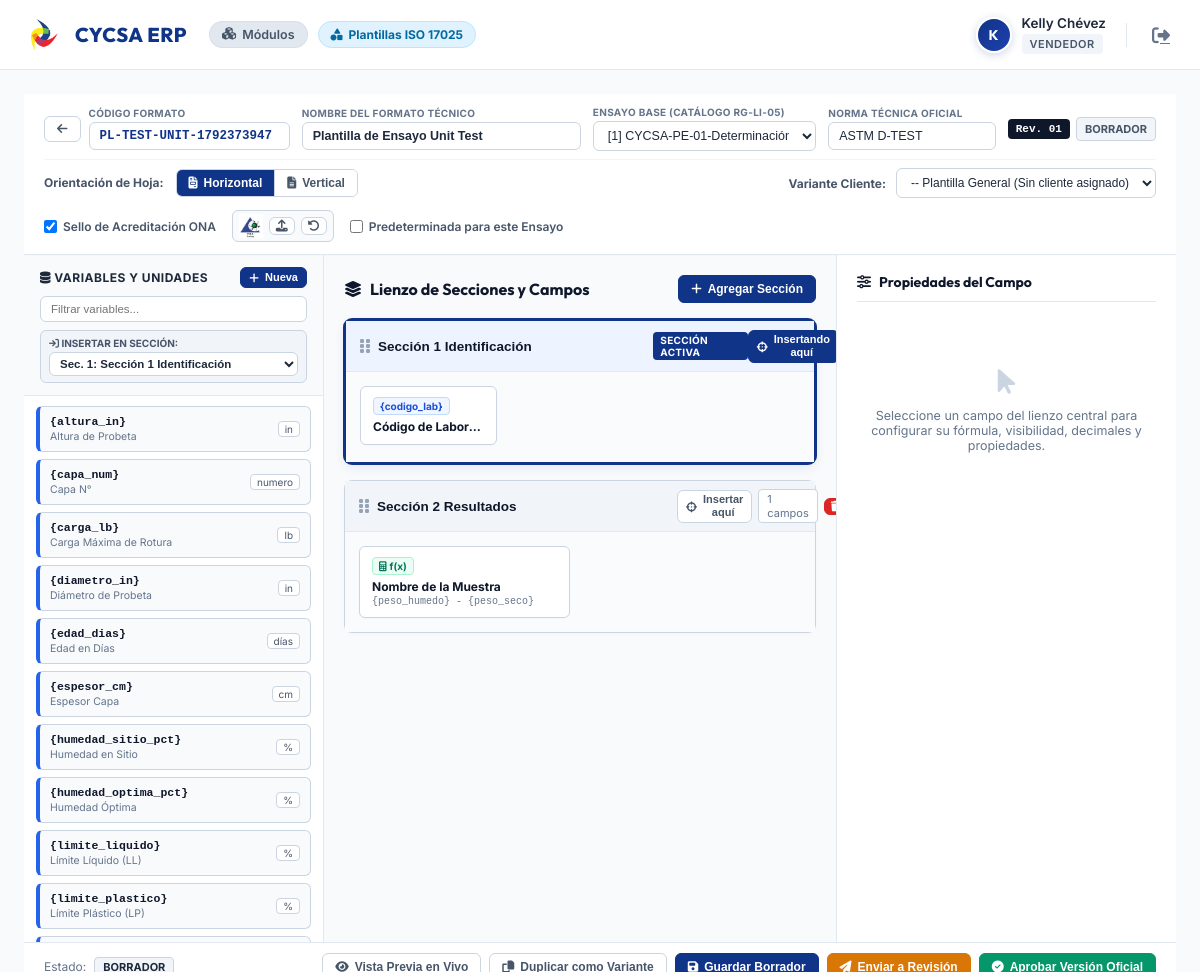
/publico/plantillas/estudio?id=184 (signed in), run on the app's committed database.
### tables this page shows
CREATE TABLE `plantillas` (
  `id` int(11) NOT NULL AUTO_INCREMENT,
  `codigo` varchar(80) NOT NULL,
  `nombre` varchar(200) NOT NULL,
  `ensayo_id` int(11) NOT NULL,
  `norma` varchar(150) NOT NULL,
  `procedimiento_interno` varchar(150) DEFAULT NULL,
  `orientacion` enum('vertical','horizontal') DEFAULT 'horizontal',
  `fondo_reporte_id` varchar(100) DEFAULT 'hoja_membretada_horizontal.jpg',
  `incluir_logo_cycsa` tinyint(1) DEFAULT 1,
  `incluir_sello_acreditacion` tinyint(1) DEFAULT 1,
  `sello_acreditacion_url` varchar(255) DEFAULT 'publico/img/sello_acreditacion_default.jpeg',
  `cliente_id` int(11) DEFAULT NULL,
  `plantilla_padre_id` int(11) DEFAULT NULL,
  `estado` enum('borrador','en_revision','aprobada','obsoleta') DEFAULT 'borrador',
  `version_actual` varchar(20) DEFAULT 'Rev. 01',
  `es_por_defecto` tinyint(1) DEFAULT 0,
  `creado_por` int(11) NOT NULL,
  `aprobado_por` int(11) DEFAULT NULL,
  `fecha_aprobacion` datetime DEFAULT NULL,
  `notas_version` text DEFAULT NULL,
  `created_at` timestamp NOT NULL DEFAULT current_timestamp(),
  `updated_at` timestamp NOT NULL DEFAULT current_timestamp() ON UPDATE current_timestamp(),
  PRIMARY KEY (`id`),
  KEY `fk_plt_ensayo` (`ensayo_id`),
  KEY `fk_plt_cliente` (`cliente_id`),
  KEY `fk_plt_padre` (`plantilla_padre_id`),
  KEY `fk_plt_creador` (`creado_por`),
  KEY `fk_plt_aprobador` (`aprobado_por`),
  CONSTRAINT `fk_plt_aprobador` FOREIGN KEY (`aprobado_por`) REFERENCES `usuarios` (`id`),
  CONSTRAINT `fk_plt_cliente` FOREIGN KEY (`cliente_id`) REFERENCES `clientes` (`id`) ON DELETE CASCADE,
  CONSTRAINT `fk_plt_creador` FOREIGN KEY (`creado_por`) REFERENCES `usuarios` (`id`),
  CONSTRAINT `fk_plt_ensayo` FOREIGN KEY (`ensayo_id`) REFERENCES `productos` (`id`),
  CONSTRAINT `fk_plt_padre` FOREIGN KEY (`plantilla_padre_id`) REFERENCES `plantillas` (`id`) ON DELETE SET NULL
);

CREATE TABLE `variables` (
  `id` int(11) NOT NULL AUTO_INCREMENT,
  `codigo` varchar(60) NOT NULL,
  `etiqueta` varchar(150) NOT NULL,
  `tipo` enum('numero','texto','fecha','lista','calculado','tabla') NOT NULL DEFAULT 'numero',
  `unidad_id` int(11) DEFAULT NULL,
  `decimales` tinyint(4) DEFAULT 2,
  `minimo` decimal(12,4) DEFAULT NULL,
  `maximo` decimal(12,4) DEFAULT NULL,
  `opciones_lista` longtext DEFAULT NULL CHECK (json_valid(`opciones_lista`)),
  `requerido` tinyint(1) DEFAULT 1,
  `activo` tinyint(1) DEFAULT 1,
  `created_at` timestamp NOT NULL DEFAULT current_timestamp(),
  PRIMARY KEY (`id`),
  UNIQUE KEY `codigo` (`codigo`),
  KEY `fk_var_unidad` (`unidad_id`),
  CONSTRAINT `fk_var_unidad` FOREIGN KEY (`unidad_id`) REFERENCES `unidades_medida` (`id`) ON DELETE SET NULL
);

CREATE TABLE `unidades_medida` (
  `id` int(11) NOT NULL AUTO_INCREMENT,
  `nombre` varchar(100) NOT NULL,
  `simbolo` varchar(25) NOT NULL,
  `magnitud` varchar(50) DEFAULT 'General',
  `activo` tinyint(1) DEFAULT 1,
  `created_at` timestamp NOT NULL DEFAULT current_timestamp(),
  PRIMARY KEY (`id`)
);

### app/Modulos/Configuracion/Vistas/plantillas_estudio.php (the view, shortened to what the rows shown need)
<?php
$limpiarUtf8 = static fn($v) => htmlspecialchars((string)($v ?? ''), ENT_QUOTES, 'UTF-8');
$selloUrlActual = !empty($plantilla['sello_acreditacion_url']) ? $plantilla['sello_acreditacion_url'] : 'publico/img/sello_acreditacion_default.jpeg';
$estadoActual = $plantilla['estado'] ?? 'borrador';
?>
<div class="studio-container">
    <div class="studio-topbar">
        <div class="topbar-grid-1">
            <div style="display:flex; align-items:center; gap:8px;">
                <div class="form-group-sm" style="flex:1;">
                    <label>Código Formato</label>
                    <input type="text" id="plt_codigo" class="studio-input" style="font-family:monospace; font-weight:700; color:#103487;" value="<?= $limpiarUtf8($plantilla['codigo'] ?? 'PL-CYCSA-RT-FM-22-NUEVA') ?>" required>
                </div>
            </div>
            <div class="form-group-sm">
                <label>Nombre del Formato Técnico</label>
                <input type="text" id="plt_nombre" class="studio-input" style="font-weight:700;" value="<?= $limpiarUtf8($plantilla['nombre'] ?? '') ?>" placeholder="Ej: Granulometría de Suelos y Límites" required>
            </div>
            <div class="form-group-sm">
                <label>Ensayo Base (Catálogo RG-LI-05)</label>
                <select id="plt_ensayo_id" class="studio-select" required>
                    <?php foreach ($ensayos as $e): ?>
                        <option value="<?= (int)$e['id'] ?>" data-norma="<?= $limpiarUtf8($e['norma_astm'] ?? '') ?>" data-proc="<?= $limpiarUtf8($e['procedimiento_muestreo'] ?? '') ?>" <?= (!empty($plantilla['ensayo_id']) && (int)$plantilla['ensayo_id'] === (int)$e['id']) ? 'selected' : '' ?>>
                            [<?= $limpiarUtf8($e['no_item']) ?>] <?= $limpiarUtf8($e['ensayo_servicio']) ?>
                        </option>
                    <?php endforeach; ?>
                </select>
            </div>
            <div class="form-group-sm">
                <label>Norma Técnica Oficial</label>
                <input type="text" id="plt_norma" class="studio-input" value="<?= $limpiarUtf8($plantilla['norma'] ?? 'ASTM D6913') ?>">
            </div>
            <div style="display:flex; align-items:center; justify-content:flex-end; gap:6px;">
                <span style="font-family:monospace; background:#0f172a; color:#ffffff; padding:4px 8px; border-radius:4px; font-size:11px; font-weight:700;">
                    <?= $limpiarUtf8($plantilla['version_actual'] ?? 'Rev. 01') ?>
                </span>
                <span id="badgeEstado" style="padding:4px 8px; border-radius:4px; font-size:11px; font-weight:700; text-transform:uppercase; <?= ($estadoActual === 'aprobada') ? 'background:#ecfdf5; color:#065f46; border:1px solid #a7f3d0;' : (($estadoActual === 'en_revision') ? 'background:#fffbeb; color:#92400e; border:1px solid #fde68a;' : 'background:#f1f5f9; color:#475569; border:1px solid #cbd5e1;') ?>">
                    <?= strtoupper($estadoActual) ?>
                </span>
            </div>
        </div>
        <div class="topbar-grid-2">
            <div style="display:flex; align-items:center; gap:16px;">
                <label style="display:flex; align-items:center; gap:6px; cursor:pointer; font-weight:600; color:#475569;">
                    <input type="checkbox" id="plt_incluir_sello" <?= (!empty($plantilla['incluir_sello_acreditacion']) || !isset($plantilla['incluir_sello_acreditacion'])) ? 'checked' : '' ?>>
                    Sello de Acreditación ONA
                </label>
                <div style="display:flex; align-items:center; gap:6px; background:#f8fafc; border:1px solid #cbd5e1; padding:3px 6px; border-radius:6px;">
                    <img id="imgSelloPreview" src="/Cycsa/<?= $limpiarUtf8($selloUrlActual) ?>" alt="Sello" style="height:24px; max-width:70px; object-fit:contain;">
                    <button type="button" class="btn-cycsa-sm btn-secondary-corp" style="padding:2px 6px;" onclick="document.getElementById('inputSubirSello').click()" title="Subir otro sello">
                        <i class="fa-solid fa-upload"></i>
                    </button>
                    <button type="button" class="btn-cycsa-sm btn-secondary-corp" style="padding:2px 6px;" onclick="restaurarSelloDefault()" title="Restaurar sello predeterminado">
                        <i class="fa-solid fa-rotate-left"></i>
                    </button>
                </div>
                <label style="display:flex; align-items:center; gap:6px; cursor:pointer; font-weight:600; color:#475569;">
                    <input type="checkbox" id="plt_es_por_defecto" <?= !empty($plantilla['es_por_defecto']) ? 'checked' : '' ?>>
                    Predeterminada para este Ensayo
                </label>
            </div>
        </div>
    </div>
    <div class="studio-content">
        <div class="studio-left">
            <div class="var-list-scroll" id="listaVariables">
                <?php foreach ($variables as $v): ?>
                    <div class="var-pill <?= ($v['tipo'] === 'calculado') ? 'calc' : (($v['tipo'] === 'numero') ? 'num' : 'txt') ?>"
                         data-id="<?= (int)$v['id'] ?>"
                         data-codigo="<?= $limpiarUtf8($v['codigo']) ?>"
                         data-etiqueta="<?= $limpiarUtf8($v['etiqueta']) ?>"
                         data-tipo="<?= $limpiarUtf8($v['tipo']) ?>"
                         data-unidad="<?= $limpiarUtf8($v['unidad_simbolo'] ?? '') ?>"
                         data-decimales="<?= (int)($v['decimales'] ?? 2) ?>"
                         draggable="true"
                         ondragstart="dragVariable(event)"
                         onclick="insertarVariableSeleccionada(<?= (int)$v['id'] ?>, '<?= addslashes($v['codigo']) ?>', '<?= addslashes($v['etiqueta']) ?>', '<?= addslashes($v['unidad_simbolo'] ?? '') ?>')">
                        <div style="overflow:hidden; text-overflow:ellipsis; white-space:nowrap; margin-right:6px;">
                            <strong style="display:block; font-family:monospace; color:#0f172a; font-size:11.5px;">{<?= $limpiarUtf8($v['codigo']) ?>}</strong>
                            <span style="font-size:10.5px; color:#64748b;"><?= $limpiarUtf8($v['etiqueta']) ?></span>
                        </div>
                        <span style="background:#ffffff; border:1px solid #cbd5e1; border-radius:4px; padding:1px 6px; font-size:10px; color:#475569; flex-shrink:0;">
                            <?= $limpiarUtf8($v['unidad_simbolo'] ?: $v['tipo']) ?>
                        </span>
                    </div>
                <?php endforeach; ?>
            </div>
        </div>
        <div class="studio-center" id="lienzoPlantilla">
            <div class="center-topbar">
                <h2><i class="fa-solid fa-layer-group text-primary"></i> Lienzo de Secciones y Campos</h2>
            </div>
        </div>
    </div>
    <div class="studio-bottombar">
        <div style="display:flex; align-items:center; gap:8px;">
            <span style="font-size:12px; color:#64748b;">Estado:</span>
            <span style="background:#f1f5f9; border:1px solid #cbd5e1; border-radius:4px; padding:2px 8px; font-size:11px; font-weight:700; text-transform:uppercase;">
                <?= ucfirst($estadoActual) ?>
            </span>
        </div>
    </div>
</div>

### data on the page
plantillas: codigo "PL-TEST-UNIT-1792373947", nombre "Plantilla de Ensayo Unit Test", ensayo "[1] CYCSA-PE-01-Determinación de Humedad en muestras de Agregados.", norma "ASTM D-TEST", version_actual "Rev. 01", estado "BORRADOR", incluir_sello_acreditacion "☑", sello_acreditacion_url (placeholder picture)
variables: codigo "altura_in", etiqueta "Altura de Probeta", unidad.simbolo "in"
variables: codigo "capa_num", etiqueta "Capa N°", tipo "numero"
variables: codigo "carga_lb", etiqueta "Carga Máxima de Rotura", unidad.simbolo "lb"
variables: codigo "diametro_in", etiqueta "Diámetro de Probeta", unidad.simbolo "in"
variables: codigo "edad_dias", etiqueta "Edad en Días", unidad.simbolo "días"
variables: codigo "espesor_cm", etiqueta "Espesor Capa", unidad.simbolo "cm"
variables: codigo "humedad_sitio_pct", etiqueta "Humedad en Sitio", unidad.simbolo "%"
variables: codigo "humedad_optima_pct", etiqueta "Humedad Óptima", unidad.simbolo "%"
variables: codigo "limite_liquido", etiqueta "Límite Líquido (LL)", unidad.simbolo "%"
variables: codigo "limite_plastico", etiqueta "Límite Plástico (LP)", unidad.simbolo "%"

### other printed values
substr($_SESSION['usuario_nombre'] ?? 'U', 0, 1) "K"
$_SESSION['usuario_nombre'] "Kelly Chévez"
